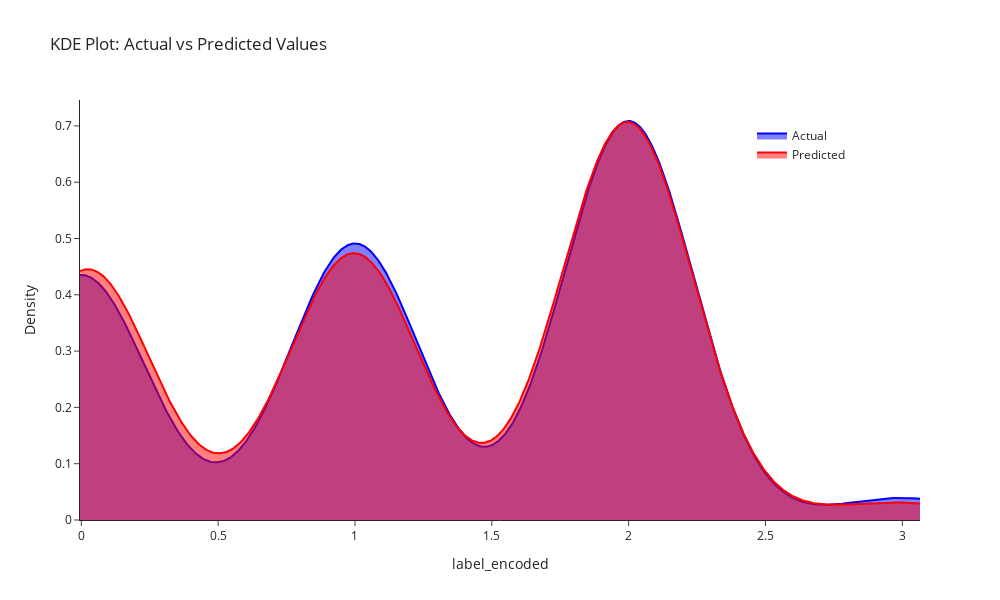

Notebook code cell kept with this figure:
### Markdown cell above
## KDE for Multivariable Linear Regression

### Code cell
# Compute KDEs
kde_actual = gaussian_kde(y_test)
kde_pred = gaussian_kde(y_pred)

# Define x range to cover both datasets
x_range = np.linspace(min(min(y_test), min(y_pred)), max(max(y_test), max(y_pred)), 1000)

# Evaluate KDE values on x_range
y_actual_kde = kde_actual(x_range)
y_pred_kde = kde_pred(x_range)

# Create figure
fig = go.Figure()

fig.add_trace(go.Scatter(
    x=x_range,
    y=y_actual_kde,
    mode='lines',
    name='Actual',
    fill='tozeroy',
    line=dict(color='blue')
))

fig.add_trace(go.Scatter(
    x=x_range,
    y=y_pred_kde,
    mode='lines',
    name='Predicted',
    fill='tozeroy',
    line=dict(color='red')
))

fig.update_layout(
    title='KDE Plot: Actual vs Predicted Values',
    xaxis_title='label_encoded',
    yaxis_title='Density',
    legend=dict(x=0.8, y=0.95),
    template='simple_white',
    width=1000,
    height=600,
    showlegend=True
)

fig.show()

### Figure 1 — Plotly figure (JSON) as saved in the notebook; plotly's stock layout.template omitted (floating-point values rounded to 4 significant figures; data arrays with more than 128 entries replaced by an {"elided": "..."} marker saying what was removed)
{"data": [{"fill": "tozeroy", "line": {"color": "blue"}, "mode": "lines", "name": "Actual", "type": "scatter", "x": {"elided": "1000 float values"}, "y": {"elided": "1000 float values"}}, {"fill": "tozeroy", "line": {"color": "red"}, "mode": "lines", "name": "Predicted", "type": "scatter", "x": {"elided": "1000 float values"}, "y": {"elided": "1000 float values"}}], "layout": {"height": 600, "legend": {"x": 0.8, "y": 0.95}, "showlegend": true, "title": {"text": "KDE Plot: Actual vs Predicted Values"}, "width": 1000, "xaxis": {"title": {"text": "label_encoded"}}, "yaxis": {"title": {"text": "Density"}}}}
